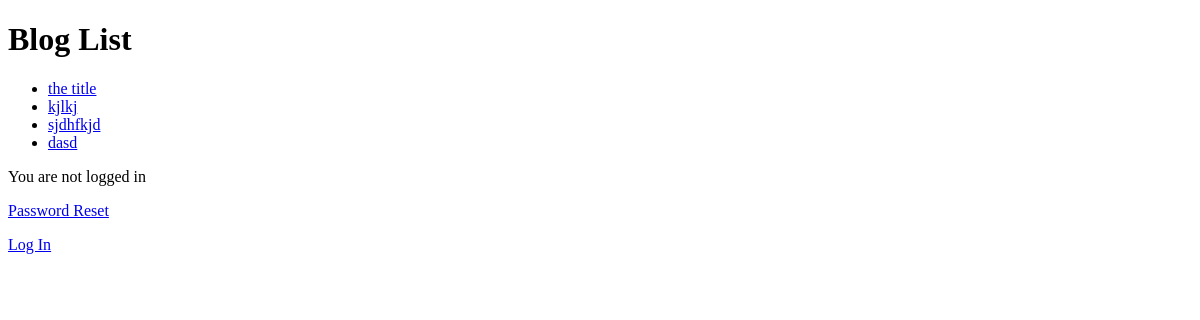
/, run on an earlier commit of the app's database.
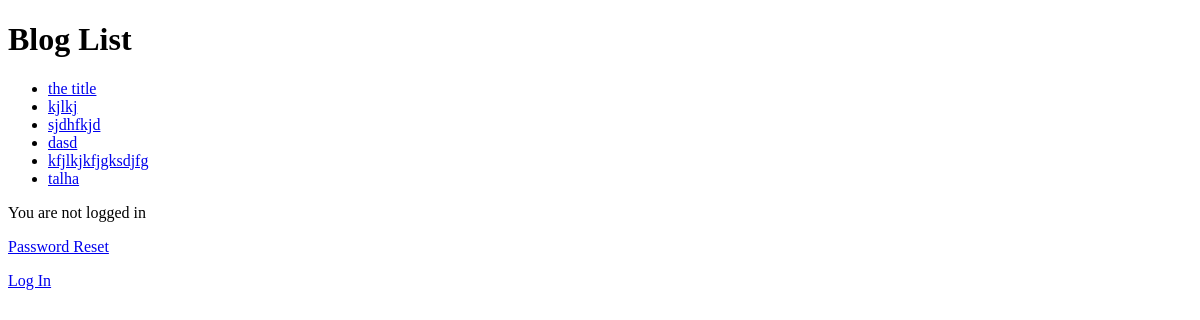
And on a later commit of the database.
### blog/models.py (models this page shows, shortened)
class Blog(models.Model):
    title = models.CharField(max_length=200)
    image = models.ImageField(upload_to='images/')
    description = models.TextField()
    user = models.ForeignKey(User, on_delete=models.CASCADE,null=True)

### blog/views.py (the view)
# urls.py: path('', views.list_blogs, name='list_blogs'),
def list_blogs(request):
    blogs = Blog.objects.all()
    return render(request, 'blog/list_blogs.html', {'blogs': blogs})

### blog/templates/blog/list_blogs.html (shortened to what this page needs)
<!DOCTYPE html>
<html>
<head>
</head>
<body>
    <h1>Blog List</h1>
    <ul>
        {% for blog in blogs %}
            <li><a href="{% url 'blog_detail' blog.id %}">{{ blog.title }}</a></li>
        {% endfor %}
    </ul>
    {% if user.is_authenticated %}
    <p>Hi {{ user.username }}!</p>
    <p><a href="{% url 'password_change' %}">Password Change</a></p>
    <form action="{% url 'logout' %}" method="post">
      {% csrf_token %}
      <button type="submit">Log Out</button>
    </form>
    {% else %}
    <p>You are not logged in</p>
    <p><a href="{% url 'password_reset' %}">Password Reset</a></p>
    <p><a href="{% url 'login' %}">Log In</a></p>
    {% endif %}
</body>
</html>

What changed in the data, as far as the page shows it:
added Blog: title "kfjlkjkfjgksdjfg"
added Blog: title "talha"
